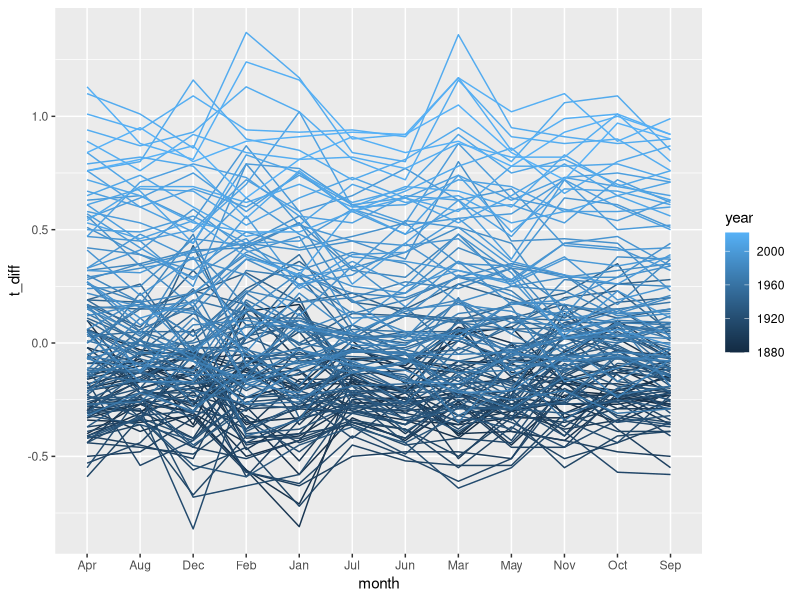

Recreate this plot in R.
library(tidyverse)


t_diff <- 
  read_csv("data/GLB.Ts+dSST.csv", skip = 1, na = "***") %>% #load CSV file, skip 1st rows
  select(year = Year, month.abb) %>% #month.abb is constant R build-in. which is the same as our datatype
  # Tidy dataframe by converting month in 1 column accept for year
  #Pivot dataframe for all columns except for year column, Give a name of month column
  pivot_longer(-year, names_to = "month", values_to = "t_diff")   

t_diff %>%
  ggplot(aes(x = month, y = t_diff, group = year, color = year)) +
  geom_line()
